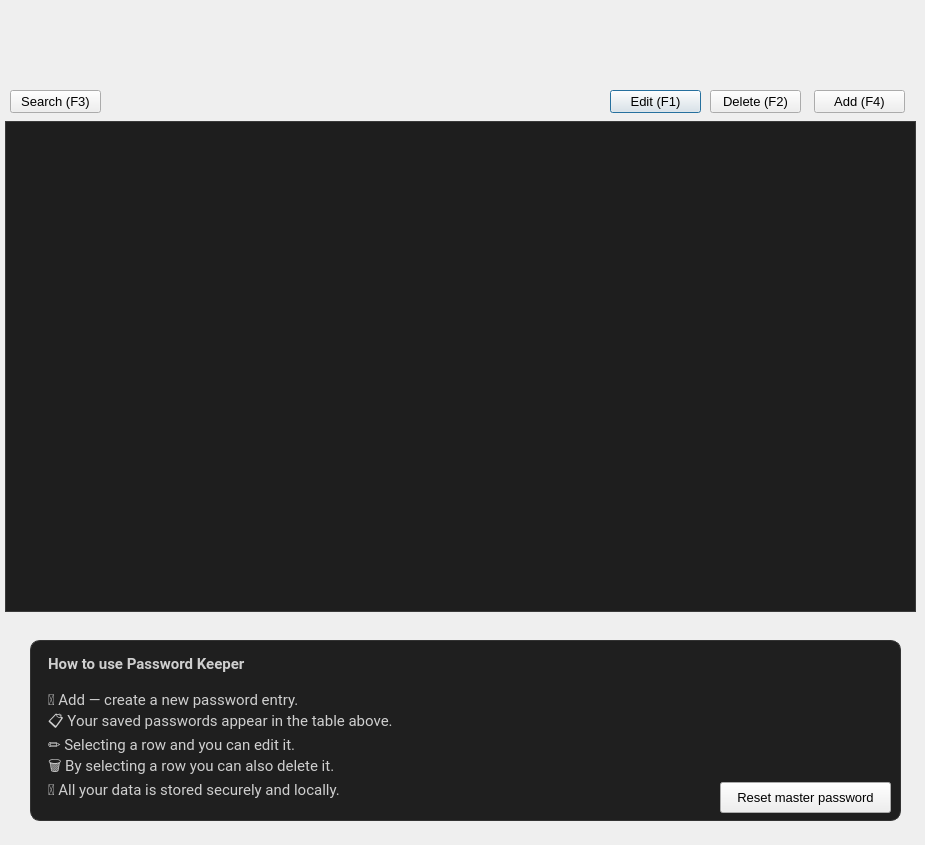
<?xml version="1.0" encoding="UTF-8"?>
<ui version="4.0">
 <class>Dialog</class>
 <widget class="QDialog" name="Dialog">
  <property name="geometry">
   <rect>
    <x>0</x>
    <y>0</y>
    <width>925</width>
    <height>845</height>
   </rect>
  </property>
  <property name="windowTitle">
   <string>Dialog</string>
  </property>
  <widget class="QTableView" name="tablePasswords">
   <property name="geometry">
    <rect>
     <x>5</x>
     <y>121</y>
     <width>911</width>
     <height>491</height>
    </rect>
   </property>
   <property name="cursor" stdset="0">
    <cursorShape>ArrowCursor</cursorShape>
   </property>
   <property name="focusPolicy">
    <enum>Qt::FocusPolicy::NoFocus</enum>
   </property>
   <property name="styleSheet">
    <string notr="true">QTableView {
    background-color: #1e1e1e;        /* тёмный фон таблицы */
    border: 1px solid #3a3a3a;        /* лёгкая рамка */
    gridline-color: #2f2f2f;          /* цвет разделительных линий */
    color: #dcdcdc;                   /* цвет текста */
    selection-background-color: #3d3d3d;   /* цвет выделения строки */
    selection-color: #ffffff;         /* текст при выделении */
    outline: 0;                        /* убираем синюю рамку */
	alternate-background-color: #262626;

}

QTableView::item {
    padding: 6px;                     /* внутренние отступы */
}

/* Убираем синюю рамку вокруг текущей ячейки */
QTableView::item:focus {
    outline: none;
}

/* Подсветка строки при наведении */
QTableView::item:hover {
    background-color: #2a2a2a;
}

/* Заголовок таблицы */
QHeaderView::section {
    background-color: #252525;
    color: #dcdcdc;
    padding: 6px;
    border: none;
    border-right: 1px solid #3a3a3a;
    font-weight: bold;
}

/* Убираем границу последней секции заголовка */
QHeaderView::section:last {
    border-right: none;
}

/* Вертикальные заголовки (обычно скрыты, но на всякий случай) */
QHeaderView::section:vertical {
    border-bottom: 1px solid #3a3a3a;
}

/* Выравнивание текста заголовков по центру */
QHeaderView::section {
    text-align: center;
}

/* Стиль полосы прокрутки */
QScrollBar:vertical {
    background: #1e1e1e;
    width: 10px;
    margin: 0px;
}

QScrollBar::handle:vertical {
    background: #444444;
    min-height: 20px;
    border-radius: 4px;
}

QScrollBar::handle:vertical:hover {
    background: #5a5a5a;
}

QScrollBar::add-line,
QScrollBar::sub-line {
    background: none;
    border: none;
    height: 0px;
}



</string>
   </property>
  </widget>
  <widget class="QPushButton" name="addButton">
   <property name="geometry">
    <rect>
     <x>814</x>
     <y>90</y>
     <width>91</width>
     <height>23</height>
    </rect>
   </property>
   <property name="font">
    <font>
     <pointsize>10</pointsize>
    </font>
   </property>
   <property name="text">
    <string>Add (F4)</string>
   </property>
   <property name="shortcut">
    <string>F4</string>
   </property>
  </widget>
  <widget class="QLabel" name="label">
   <property name="geometry">
    <rect>
     <x>330</x>
     <y>0</y>
     <width>241</width>
     <height>111</height>
    </rect>
   </property>
   <property name="text">
    <string/>
   </property>
   <property name="textFormat">
    <enum>Qt::TextFormat::AutoText</enum>
   </property>
   <property name="pixmap">
    <pixmap/>
   </property>
   <property name="scaledContents">
    <bool>true</bool>
   </property>
  </widget>
  <widget class="QLabel" name="label_2">
   <property name="geometry">
    <rect>
     <x>30</x>
     <y>640</y>
     <width>871</width>
     <height>181</height>
    </rect>
   </property>
   <property name="styleSheet">
    <string notr="true">QLabel {
    background-color: #1f1f1f;
    border: 1px solid #333;
    border-radius: 10px;
    padding: 14px;
    color: #cfcfcf;
    font-size: 11pt;
    font-family: Segoe UI, Roboto, sans-serif;
}
</string>
   </property>
   <property name="text">
    <string>&lt;html&gt;&lt;head/&gt;&lt;body&gt;&lt;p&gt;&lt;span style=&quot; font-weight:600;&quot;&gt;How to use Password Keeper&lt;/span&gt;&lt;br/&gt;&lt;br/&gt;🔐 &lt;span &gt;Add &lt;/span&gt;— create a new password entry.&lt;br/&gt;📋 Your saved passwords appear in the table above.&lt;br/&gt;✏️ Selecting a row and you can edit it.&lt;br/&gt;🗑️ By selecting a row you can also delete it.&lt;br/&gt;💾 All your data is stored securely and locally.&lt;br/&gt;&lt;/p&gt;&lt;/body&gt;&lt;/html&gt;</string>
   </property>
   <property name="wordWrap">
    <bool>true</bool>
   </property>
   <property name="textInteractionFlags">
    <set>Qt::TextInteractionFlag::NoTextInteraction</set>
   </property>
  </widget>
  <widget class="QPushButton" name="delButton">
   <property name="geometry">
    <rect>
     <x>710</x>
     <y>90</y>
     <width>91</width>
     <height>23</height>
    </rect>
   </property>
   <property name="font">
    <font>
     <pointsize>10</pointsize>
    </font>
   </property>
   <property name="text">
    <string>Delete (F2)</string>
   </property>
   <property name="shortcut">
    <string>F2</string>
   </property>
  </widget>
  <widget class="QPushButton" name="editButton">
   <property name="geometry">
    <rect>
     <x>610</x>
     <y>90</y>
     <width>91</width>
     <height>23</height>
    </rect>
   </property>
   <property name="font">
    <font>
     <pointsize>10</pointsize>
    </font>
   </property>
   <property name="text">
    <string>Edit (F1)</string>
   </property>
   <property name="shortcut">
    <string>F1</string>
   </property>
   <property name="default">
    <bool>true</bool>
   </property>
  </widget>
  <widget class="QPushButton" name="searchButton">
   <property name="geometry">
    <rect>
     <x>10</x>
     <y>90</y>
     <width>91</width>
     <height>23</height>
    </rect>
   </property>
   <property name="font">
    <font>
     <pointsize>10</pointsize>
    </font>
   </property>
   <property name="text">
    <string>Search (F3)</string>
   </property>
   <property name="shortcut">
    <string>F3</string>
   </property>
  </widget>
  <widget class="QPushButton" name="resetMasterPassword_btn">
   <property name="geometry">
    <rect>
     <x>720</x>
     <y>782</y>
     <width>171</width>
     <height>31</height>
    </rect>
   </property>
   <property name="font">
    <font>
     <pointsize>10</pointsize>
    </font>
   </property>
   <property name="text">
    <string>Reset master password</string>
   </property>
  </widget>
 </widget>
 <resources/>
 <connections/>
</ui>
